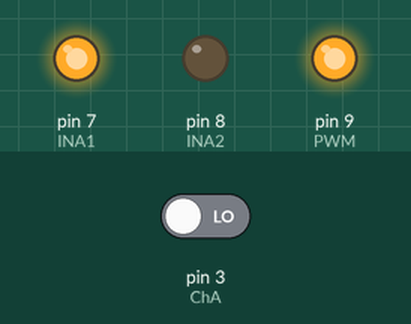
A sketch run on a simulated Arduino Uno, built with avr-gcc and run on an emulated ATmega328P. Parts: output pins drawn as LEDs (lit = HIGH). The test bench sets the inputs (shaded band); at power-on: pin 3 (ChA) LOW. What the sketch prints to the serial monitor is not drawn.

Above: at 0.1 s.
Timing chart, 0 to 1.6 s (numbered marks = the images above):
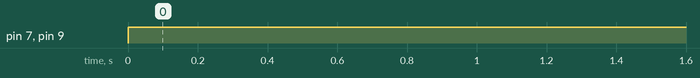

The sketch:

SamplePID2.ino
```cpp
#define INA1 7
#define INA2 8
#define PWM 9
#define ChA 3

#define ERROR_MARGIN 0
#define DT 0.000000001
#define Kp 1.5
#define Ki 0
#define Kd 0

int tickCount = 0;
int spd = 0;
int posT = 360;

int fromLow = 0;
int fromHigh = 255;
int toLow = 20;
int toHigh = 255;

unsigned long startTime = 0;
unsigned long endTime = 0;

void setup() {
  // put your setup code here, to run once:
  Serial.begin(9600);

  pinMode(INA1, OUTPUT);
  pinMode(INA2, OUTPUT);
  pinMode(PWM, OUTPUT);
  pinMode (ChA, INPUT);
  attachInterrupt(digitalPinToInterrupt(ChA), tickCounter, RISING);
  startTime = millis();
  digitalWrite(INA1, HIGH);
  digitalWrite(INA2, LOW);
  //analogWrite(PWM, 255);
  turn(360);

}

void loop() {
  // put your main code here, to run repeatedly:


}

void turn(int degs) {
   tickCount = 0;
   int sumError = 0;
   int prevError = degs - tickCount;
   while (abs(tickCount - degs) > ERROR_MARGIN) {
     int error = degs - tickCount;
     double P = Kp * error;
     sumError += error * DT;
     double I = Ki * sumError;
     int changeError = (error - prevError) / DT;
     double D = Kd * changeError;
     int vel = (int)(P + I + D);

    int nVel = (int)map(vel, fromLow, fromHigh, toLow, toHigh);

     analogWrite(PWM, min(nVel, 255));
    // delay(DT * 1000);
     prevError = error;
     Serial.print(tickCount);
     Serial.print(" ");
     Serial.print(P);
     Serial.print(" ");
     Serial.print(I);
     Serial.print(" ");
     Serial.print(D);
     Serial.print(" ");
     Serial.println(nVel);
   }

   analogWrite(PWM,0);
}


void tickCounter() {
  tickCount++;
//  if (tickCount == posT) {
//    endTime = millis();
//    Serial.println(endTime - startTime);
//    analogWrite(PWM, 0);
//    }
}
```

Measured:
- by itself, pin 7 (INA1), pin 9 (PWM): LOW → HIGH at 0.00 s
